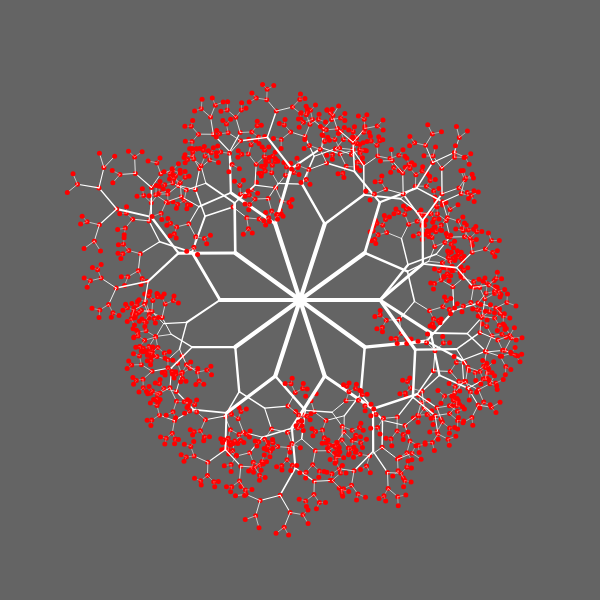
Frame 1 (no input)
Frame 60 (no input): identical to frame 1, image omitted
Frame 120 (the mouse pressed at the canvas centre since frame 60): identical to frame 1, image omitted

The p5.js sketch that drew this single still picture (run headless with seeded random() and noise() and a simulated clock; from frame 60 on, the mouse is pressed at the canvas centre):

// p5.js sketch
// ── sketch.js
let branches = [];

function setup() {
  createCanvas(600, 600);
  background(100);
  push();
  noFill();
  stroke(255);
  allGenerate(width/2,height/2);
}

function draw() {
  background(100);
push();
  for (let b of branches) {
    b.display();
  }
}

function allGenerate(x,y){
  for (let i=0; i<=10;i++){
generateBranch (x,y,0+36*i,80);
  
}}


function generateBranch(x, y, deg, len, gen = 0) {
  let angle = radians(deg);
  let targetX = x + cos(angle) * len;
  let targetY = y + sin(angle) * len;

  let sw = map(len, 150, 1, 8, 0);

  branches.push(new Branch(x, y, targetX, targetY, sw, gen));

  if (gen <= 5) {
    gen++;
    generateBranch(
      targetX,
      targetY,
      deg - random(30, 60),
      len * random(0.5, 0.8),
      gen
    );
    generateBranch(
      targetX,
      targetY,
      deg + random(30, 60),
      len * random(0.5, 0.8),
      gen
    );
  }
}

class Branch {
  constructor(x, y, tx, ty, sw, gen) {
    this.x = x;
    this.y = y;
    this.tx = tx;
    this.ty = ty;
    this.thickness = sw;
    this.gen = gen;
  }
  display() {


    stroke(255);
    strokeWeight(this.thickness);
    line(this.x, this.y, this.tx, this.ty);

    noStroke();
    fill(255, 0, 0);

    
    if (this.gen >= 3) {
      noStroke();
      fill(255, 0, 0);
      circle(this.tx, this.ty, 5);
    }
    
  }
}
